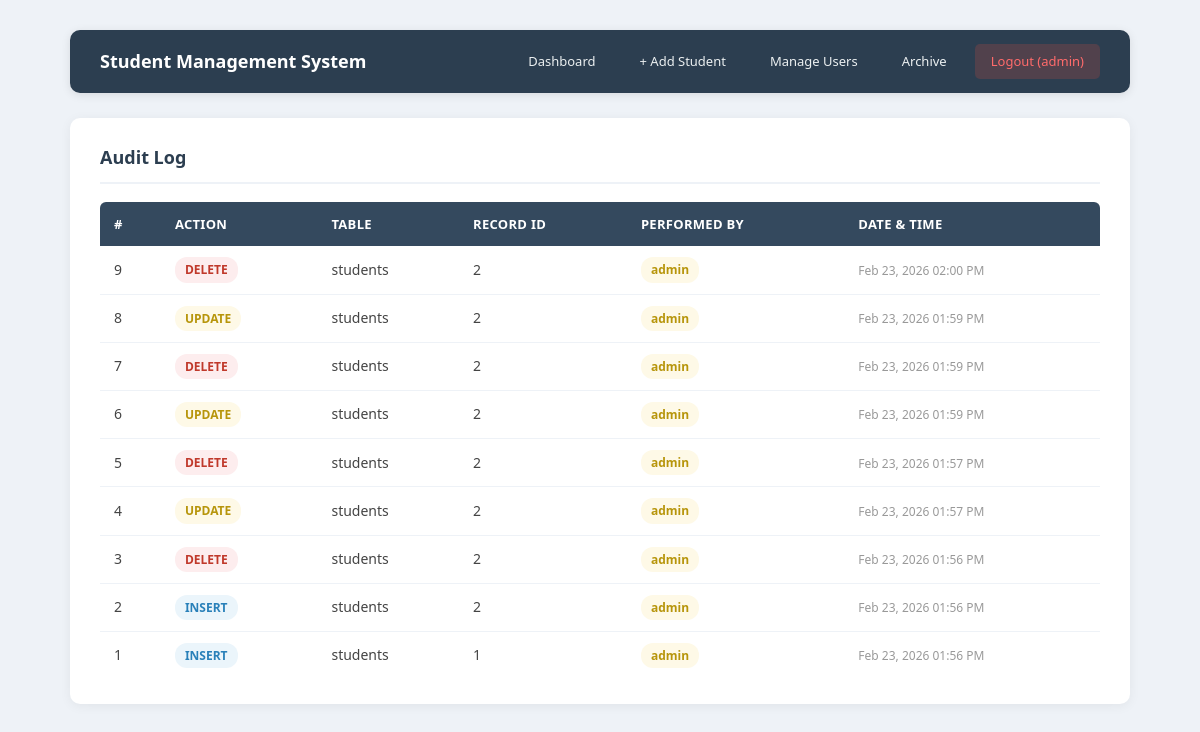
/LABEXAM2/Infosec_lab2/audit_log.php (signed in), run on the app's committed database.
### tables this page shows
CREATE TABLE `audit_log` (
  `id` int(11) NOT NULL,
  `user_id` int(11) NOT NULL,
  `action` enum('INSERT','UPDATE','DELETE') NOT NULL,
  `table_name` varchar(50) NOT NULL,
  `record_id` int(11) NOT NULL,
  `performed_at` timestamp NOT NULL DEFAULT current_timestamp()
);

CREATE TABLE `users` (
  `id` int(11) NOT NULL,
  `username` varchar(100) NOT NULL,
  `password` varchar(255) NOT NULL,
  `created_at` timestamp NOT NULL DEFAULT current_timestamp()
);

### LABEXAM2/Infosec_lab2/audit_log.php (the view, shortened to what this page needs)
<?php
include("db.php");
try {
    $stmt = $pdo->prepare("
        SELECT a.id, a.action, a.table_name, a.record_id, a.performed_at,
               u.username
        FROM audit_log a
        LEFT JOIN users u ON a.user_id = u.id
        ORDER BY a.performed_at DESC
    ");
    $stmt->execute();
    $logs = $stmt->fetchAll();
} catch (PDOException $e) {
    error_log("audit_log.php query error: " . $e->getMessage());
    $logs = [];
}
?>
<!DOCTYPE html>
<html>
<head>
    <link rel="stylesheet" href="style.css">
</head>
<body>
<div class="page-wrapper">
    <nav class="navbar">
        <span class="nav-brand">Student Management System</span>
        <div class="nav-links">
            <a href="dashboard.php">Dashboard</a>
            <a href="add_student.php">+ Add Student</a>
            <a href="add_user.php">Manage Users</a>
            <a href="archive.php">Archive</a>
            <a href="logout.php" class="btn-logout">Logout (<?php echo htmlspecialchars($_SESSION['username'], ENT_QUOTES, 'UTF-8'); ?>)</a>
        </div>
    </nav>
    <div class="card">
        <h3>Audit Log</h3>
        <?php if (empty($logs)): ?>
            <div class="empty-state">
                <p>No audit records found.</p>
            </div>
        <?php else: ?>
            <table class="data-table">
            <thead>
                <tr>
                    <th>#</th>
                    <th>Action</th>
                    <th>Table</th>
                    <th>Record ID</th>
                    <th>Performed By</th>
                    <th>Date & Time</th>
                </tr>
            </thead>
            <tbody>
            <?php foreach ($logs as $log): ?>
                <tr>
                    <td><?php echo htmlspecialchars($log['id'], ENT_QUOTES, 'UTF-8'); ?></td>
                    <td>
                        <?php
                            $actionClass = 'badge-course';
                            if ($log['action'] === 'DELETE') $actionClass = 'badge-danger';
                            elseif ($log['action'] === 'UPDATE') $actionClass = 'badge-user';
                        ?>
                        <span class="badge <?php echo $actionClass; ?>"><?php echo htmlspecialchars($log['action'], ENT_QUOTES, 'UTF-8'); ?></span>
                    </td>
                    <td><?php echo htmlspecialchars($log['table_name'], ENT_QUOTES, 'UTF-8'); ?></td>
                    <td><?php echo htmlspecialchars($log['record_id'], ENT_QUOTES, 'UTF-8'); ?></td>
                    <td>
                        <?php if (!empty($log['username'])): ?>
                            <span class="badge badge-user"><?php echo htmlspecialchars($log['username'], ENT_QUOTES, 'UTF-8'); ?></span>
                        <?php else: ?>
                            <span class="meta-text">—</span>
                        <?php endif; ?>
                    </td>
                    <td><span class="meta-text"><?php echo htmlspecialchars(date('M d, Y h:i A', strtotime($log['performed_at'])), ENT_QUOTES, 'UTF-8'); ?></span></td>
                </tr>
            <?php endforeach; ?>
            </tbody>
            </table>
        <?php endif; ?>
    </div>
</div>
</body>
</html>

### LABEXAM2/Infosec_lab2/style.css (style rules this page uses)
* { margin: 0; padding: 0; box-sizing: border-box; }
body { font-family: 'Segoe UI', Tahoma, Geneva, Verdana, sans-serif; background: #eef2f7; color: #333; line-height: 1.6; }
.page-wrapper { max-width: 1100px; margin: 0 auto; padding: 30px 20px; }
.navbar { display: flex; justify-content: space-between; align-items: center; background: #2c3e50; padding: 14px 30px; border-radius: 10px; margin-bottom: 25px; box-shadow: 0 2px 10px rgba(0,0,0,0.1); }
.navbar .nav-brand { color: #fff; font-size: 18px; font-weight: 700; }
.navbar .nav-links { display: flex; gap: 12px; align-items: center; }
.navbar .nav-links a { color: #ecf0f1; text-decoration: none; padding: 7px 16px; border-radius: 5px; font-size: 13px; font-weight: 500; transition: background 0.2s; }
.navbar .nav-links a.btn-logout { background: rgba(231,76,60,0.2); color: #ff6b6b; }
.card { background: #fff; border-radius: 10px; padding: 25px 30px; box-shadow: 0 2px 12px rgba(0,0,0,0.06); }
.card h3 { font-size: 18px; color: #2c3e50; margin-bottom: 18px; padding-bottom: 10px; border-bottom: 2px solid #eef2f7; }
.data-table { width: 100%; border-collapse: collapse; font-size: 14px; }
.data-table thead th { background: #34495e; color: #fff; padding: 12px 14px; text-align: left; font-weight: 600; font-size: 13px; text-transform: uppercase; letter-spacing: 0.3px; }
.data-table thead th:first-child { border-radius: 6px 0 0 0; }
.data-table thead th:last-child { border-radius: 0 6px 0 0; }
.data-table tbody td { padding: 11px 14px; border-bottom: 1px solid #eef2f7; color: #444; }
.data-table tbody tr:last-child td { border-bottom: none; }
.badge { display: inline-block; padding: 3px 10px; border-radius: 12px; font-size: 12px; font-weight: 600; }
.badge-course { background: #ebf5fb; color: #2980b9; }
.badge-user { background: #fef9e7; color: #b7950b; }
.badge-danger { background: #fdedee; color: #c0392b; }
.meta-text { font-size: 12px; color: #999; }

### data on the page
audit_log: id "9", action "DELETE", table_name "students", record "2", user.username "admin", performed_at "Feb 23, 2026 02:00 PM"
audit_log: id "8", action "UPDATE", table_name "students", record "2", user.username "admin", performed_at "Feb 23, 2026 01:59 PM"
audit_log: id "7", action "DELETE", table_name "students", record "2", user.username "admin", performed_at "Feb 23, 2026 01:59 PM"
audit_log: id "6", action "UPDATE", table_name "students", record "2", user.username "admin", performed_at "Feb 23, 2026 01:59 PM"
audit_log: id "5", action "DELETE", table_name "students", record "2", user.username "admin", performed_at "Feb 23, 2026 01:57 PM"
audit_log: id "4", action "UPDATE", table_name "students", record "2", user.username "admin", performed_at "Feb 23, 2026 01:57 PM"
audit_log: id "3", action "DELETE", table_name "students", record "2", user.username "admin", performed_at "Feb 23, 2026 01:56 PM"
audit_log: id "2", action "INSERT", table_name "students", record "2", user.username "admin", performed_at "Feb 23, 2026 01:56 PM"
audit_log: id "1", action "INSERT", table_name "students", record "1", user.username "admin", performed_at "Feb 23, 2026 01:56 PM"

### other printed values
$_SESSION['username'] "admin"
